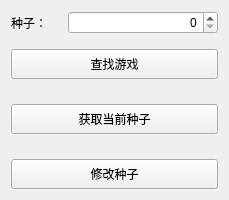
<?xml version="1.0" encoding="UTF-8"?>
<ui version="4.0">
 <class>modifyWindow</class>
 <widget class="QWidget" name="modifyWindow">
  <property name="windowModality">
   <enum>Qt::ApplicationModal</enum>
  </property>
  <property name="geometry">
   <rect>
    <x>0</x>
    <y>0</y>
    <width>229</width>
    <height>200</height>
   </rect>
  </property>
  <property name="minimumSize">
   <size>
    <width>229</width>
    <height>200</height>
   </size>
  </property>
  <property name="maximumSize">
   <size>
    <width>229</width>
    <height>200</height>
   </size>
  </property>
  <property name="windowTitle">
   <string>修改种子</string>
  </property>
  <layout class="QVBoxLayout" name="verticalLayout_3">
   <property name="spacing">
    <number>20</number>
   </property>
   <item>
    <layout class="QVBoxLayout" name="verticalLayout_2">
     <property name="spacing">
      <number>15</number>
     </property>
     <property name="rightMargin">
      <number>0</number>
     </property>
     <item>
      <layout class="QHBoxLayout" name="horizontalLayout">
       <item>
        <widget class="QLabel" name="label">
         <property name="text">
          <string>种子：</string>
         </property>
        </widget>
       </item>
       <item>
        <widget class="QSpinBox" name="seed_Input">
         <property name="sizePolicy">
          <sizepolicy hsizetype="Minimum" vsizetype="Fixed">
           <horstretch>0</horstretch>
           <verstretch>0</verstretch>
          </sizepolicy>
         </property>
         <property name="minimumSize">
          <size>
           <width>150</width>
           <height>0</height>
          </size>
         </property>
         <property name="alignment">
          <set>Qt::AlignRight|Qt::AlignTrailing|Qt::AlignVCenter</set>
         </property>
         <property name="maximum">
          <number>2147483647</number>
         </property>
         <property name="displayIntegerBase">
          <number>16</number>
         </property>
        </widget>
       </item>
      </layout>
     </item>
     <item>
      <layout class="QVBoxLayout" name="verticalLayout">
       <item>
        <widget class="QPushButton" name="findGame_btn">
         <property name="sizePolicy">
          <sizepolicy hsizetype="Preferred" vsizetype="Minimum">
           <horstretch>0</horstretch>
           <verstretch>0</verstretch>
          </sizepolicy>
         </property>
         <property name="minimumSize">
          <size>
           <width>0</width>
           <height>30</height>
          </size>
         </property>
         <property name="text">
          <string>查找游戏</string>
         </property>
        </widget>
       </item>
       <item>
        <spacer name="verticalSpacer">
         <property name="orientation">
          <enum>Qt::Vertical</enum>
         </property>
         <property name="sizeHint" stdset="0">
          <size>
           <width>20</width>
           <height>5</height>
          </size>
         </property>
        </spacer>
       </item>
       <item>
        <widget class="QPushButton" name="getSeed_btn">
         <property name="sizePolicy">
          <sizepolicy hsizetype="Preferred" vsizetype="Expanding">
           <horstretch>0</horstretch>
           <verstretch>0</verstretch>
          </sizepolicy>
         </property>
         <property name="minimumSize">
          <size>
           <width>0</width>
           <height>30</height>
          </size>
         </property>
         <property name="text">
          <string>获取当前种子</string>
         </property>
        </widget>
       </item>
       <item>
        <spacer name="verticalSpacer_2">
         <property name="orientation">
          <enum>Qt::Vertical</enum>
         </property>
         <property name="sizeHint" stdset="0">
          <size>
           <width>20</width>
           <height>5</height>
          </size>
         </property>
        </spacer>
       </item>
       <item>
        <widget class="QPushButton" name="modifySeed_btn">
         <property name="sizePolicy">
          <sizepolicy hsizetype="Preferred" vsizetype="Expanding">
           <horstretch>0</horstretch>
           <verstretch>0</verstretch>
          </sizepolicy>
         </property>
         <property name="minimumSize">
          <size>
           <width>0</width>
           <height>30</height>
          </size>
         </property>
         <property name="text">
          <string>修改种子</string>
         </property>
        </widget>
       </item>
      </layout>
     </item>
    </layout>
   </item>
  </layout>
 </widget>
 <resources/>
 <connections/>
</ui>
